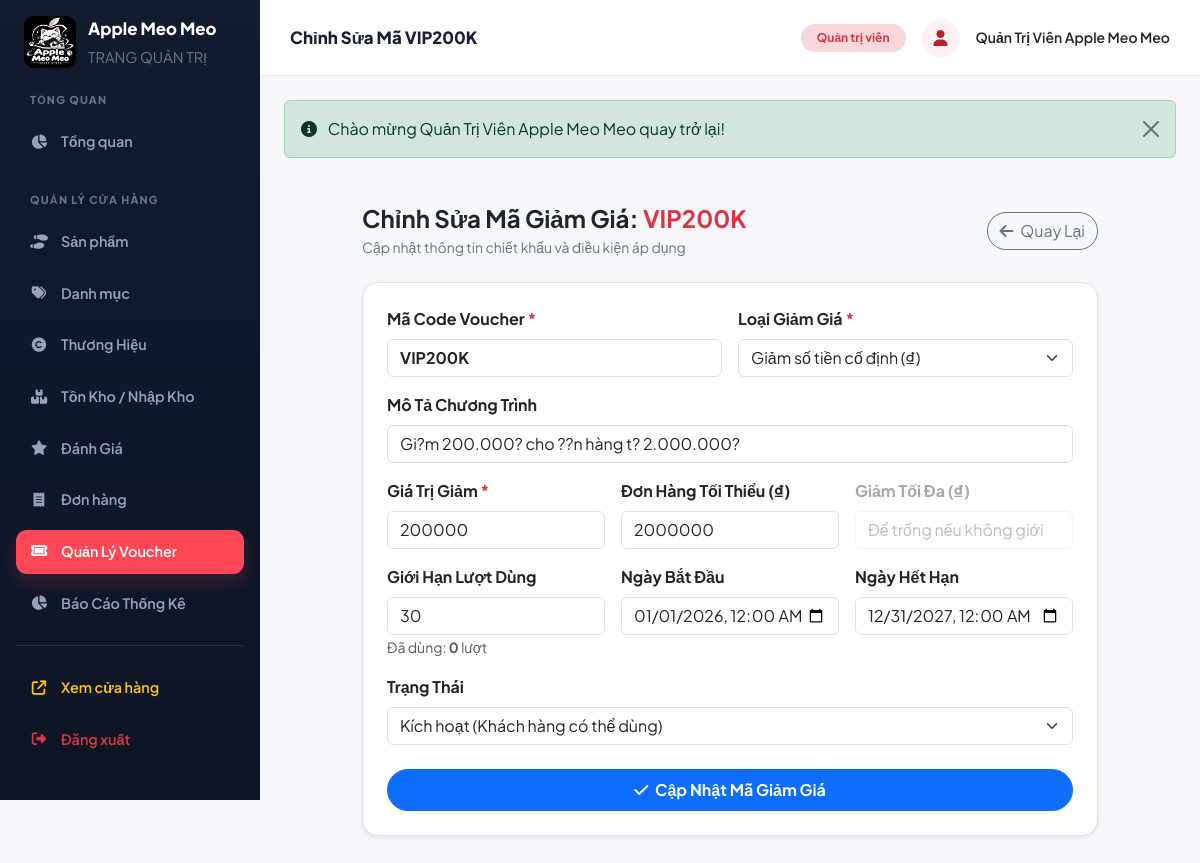
/index.php?act=admin-voucher-edit&id=3 (signed in), run on the app's committed database.
### tables this page shows
CREATE TABLE `vouchers` (
  `id` bigint unsigned NOT NULL AUTO_INCREMENT,
  `code` varchar(50) NOT NULL,
  `description` varchar(255) DEFAULT NULL,
  `discount_type` enum('fixed','percent') NOT NULL,
  `discount_value` decimal(12,2) NOT NULL,
  `min_order_value` decimal(12,2) NOT NULL DEFAULT '0.00',
  `max_discount` decimal(12,2) DEFAULT NULL,
  `usage_limit` int unsigned DEFAULT NULL,
  `used_count` int unsigned NOT NULL DEFAULT '0',
  `starts_at` datetime DEFAULT NULL,
  `ends_at` datetime DEFAULT NULL,
  `status` enum('active','inactive') NOT NULL DEFAULT 'active',
  `created_at` timestamp NULL DEFAULT CURRENT_TIMESTAMP,
  PRIMARY KEY (`id`),
  UNIQUE KEY `code` (`code`)
);

### app/Core/BaseController.php (called while the page is built, shortened)
<?php
abstract class BaseController
{
    protected function adminView(string $viewPath, array $data = []): void
    {
        extract($data);
        $viewFile = __DIR__ . '/../Views/admin/' . $viewPath . '.php';
        require_once $viewFile;
    }
}

### app/Controllers/Admin/VoucherController.php (called while the page is built, shortened)
<?php
class VoucherController extends BaseController
{
    private Voucher $voucherModel;
    public function __construct()
    {
        $this->voucherModel = new Voucher();
    }
    public function edit(): void
    {
        $id = (int)($_GET['id'] ?? 0);
        $voucher = $this->voucherModel->findById($id);
        $this->adminView('vouchers/edit', [
            'pageTitle' => 'Chỉnh Sửa Mã ' . $voucher['code'],
            'voucher'   => $voucher,
        ]);
    }
}

### index.php (called while the page is built, shortened)
<?php
spl_autoload_register(function (string $class): void {
    $prefix = 'App\\';
    $relativeClass = substr($class, strlen($prefix));
    $file = ROOT_PATH . '/app/' . str_replace('\\', DIRECTORY_SEPARATOR, $relativeClass) . '.php';
});
require_once ROOT_PATH . '/app/Core/Helper.php';
$router = new App\Core\Router();
$router->dispatch();

### config/database.php (called while the page is built)
<?php
return [
    'host'     => '127.0.0.1',
    'port'     => '3306',
    'dbname'   => 'bangiay2',
    'username' => 'root',
    'password' => '',
    'charset'  => 'utf8mb4',
    'options'  => [
        PDO::ATTR_ERRMODE            => PDO::ERRMODE_EXCEPTION,
        PDO::ATTR_DEFAULT_FETCH_MODE => PDO::FETCH_ASSOC,
        PDO::ATTR_EMULATE_PREPARES   => false,
        PDO::MYSQL_ATTR_INIT_COMMAND => "SET sql_mode=(SELECT REPLACE(@@sql_mode,'ONLY_FULL_GROUP_BY',''))",
    ],
];

### app/Core/Database.php (called while the page is built, shortened)
<?php
class Database
{
    private static ?PDO $instance = null;
    public static function getConnection(): PDO
    {
        if (self::$instance === null) {
            $config = require __DIR__ . '/../../config/database.php';
            $dsn = sprintf(
                'mysql:host=%s;port=%s;dbname=%s;charset=%s',
                $config['host'],
                $config['port'],
                $config['dbname'],
                $config['charset']
            );
            try {
                self::$instance = new PDO(
                    $dsn,
                    $config['username'],
                    $config['password'],
                    $config['options']
                );
            } catch (PDOException $e) {
                die('Lỗi kết nối cơ sở dữ liệu: ' . $e->getMessage());
            }
        }
        return self::$instance;
    }
}

### app/Models/Voucher.php (called while the page is built, shortened)
<?php
class Voucher extends BaseModel
{
    public function findById(int $id): ?array
    {
        $sql = "SELECT * FROM vouchers WHERE id = :id";
        return $this->fetch($sql, ['id' => $id]);
    }
}

### app/Core/BaseModel.php (called while the page is built, shortened)
<?php
abstract class BaseModel
{
    protected PDO $db;
    public function __construct()
    {
        $this->db = Database::getConnection();
    }
    public function query(string $sql, array $params = []): PDOStatement
    {
        $stmt = $this->db->prepare($sql);
        $stmt->execute($params);
        return $stmt;
    }
    public function fetch(string $sql, array $params = []): ?array
    {
        $result = $this->query($sql, $params)->fetch();
        return $result ?: null;
    }
}

### app/Core/Helper.php (called while the page is built, shortened)
<?php
if (!function_exists('base_url')) {
    function base_url(string $path = ''): string
    {
        static $baseUrl = null;
        if ($baseUrl === null) {
            $config = require __DIR__ . '/../../config/app.php';
            if (!empty($config['base_url'])) {
                $baseUrl = rtrim($config['base_url'], '/');
            } elseif (PHP_SAPI === 'cli') {
                $baseUrl = 'http://localhost/www/ban%20giay2';
            } else {
                $protocol = (!empty($_SERVER['HTTPS']) && $_SERVER['HTTPS'] !== 'off') ? 'https://' : 'http://';
                $host = $_SERVER['HTTP_HOST'] ?? 'localhost';
                $scriptName = str_replace('\\', '/', dirname($_SERVER['SCRIPT_NAME'] ?? ''));
                $scriptDir = ($scriptName === '/' || $scriptName === '.') ? '' : $scriptName;
                $baseUrl = rtrim($protocol . $host . $scriptDir, '/');
            }
        }
        return $baseUrl . ($path ? '/' . ltrim($path, '/') : '');
    }
}
if (!function_exists('route_url')) {
    function route_url(string $act = '', array $params = []): string
    {
        $query = [];
        if ($act !== '') {
            $query['act'] = $act;
        }
        $queryString = http_build_query($query);
        return base_url($queryString ? 'index.php?' . $queryString : '');
    }
}

### app/Views/admin/vouchers/edit.php (the view, shortened to what this page needs)
<div class="container-fluid" style="max-width: 760px;">
    <div class="d-flex justify-content-between align-items-center mb-4">
        <div>
            <h4 class="fw-bold mb-1">Chỉnh Sửa Mã Giảm Giá: <span class="text-danger"><?= htmlspecialchars($voucher['code']) ?></span></h4>
            <p class="text-secondary small mb-0">Cập nhật thông tin chiết khấu và điều kiện áp dụng</p>
        </div>
        <a href="<?= route_url('admin-vouchers') ?>" class="btn btn-outline-secondary rounded-pill">
            <i class="fa-solid fa-arrow-left me-1"></i> Quay Lại
        </a>
    </div>
    <div class="bg-white p-4 rounded-4 border shadow-sm">
        <form action="<?= route_url('admin-voucher-update') ?>" method="POST">
            <div class="row g-3 mb-3">
                <div class="col-md-6">
                    <label class="form-label fw-bold">Mã Code Voucher <span class="text-danger">*</span></label>
                    <input type="text" name="code" class="form-control text-uppercase fw-bold" value="<?= htmlspecialchars($voucher['code']) ?>" required>
                </div>
                <div class="col-md-6">
                    <label class="form-label fw-bold">Loại Giảm Giá <span class="text-danger">*</span></label>
                    <select name="discount_type" id="discountType" class="form-select" onchange="toggleDiscountFields()">
                        <option value="fixed" <?= ($voucher['discount_type'] === 'fixed') ? 'selected' : '' ?>>Giảm số tiền cố định (₫)</option>
                    </select>
                </div>
            </div>
            <div class="mb-3">
                <label class="form-label fw-bold">Mô Tả Chương Trình</label>
                <input type="text" name="description" class="form-control" value="<?= htmlspecialchars($voucher['description'] ?? '') ?>">
            </div>
            <div class="row g-3 mb-3">
                <div class="col-md-4">
                    <label class="form-label fw-bold">Giá Trị Giảm <span class="text-danger">*</span></label>
                    <input type="number" step="any" name="discount_value" class="form-control" value="<?= (float)$voucher['discount_value'] ?>" required>
                </div>
                <div class="col-md-4">
                    <label class="form-label fw-bold">Đơn Hàng Tối Thiểu (₫)</label>
                    <input type="number" name="min_order_value" class="form-control" value="<?= (float)$voucher['min_order_value'] ?>">
                </div>
                <div class="col-md-4" id="maxDiscountCol">
                    <label class="form-label fw-bold">Giảm Tối Đa (₫)</label>
                    <input type="number" name="max_discount" class="form-control" value="<?= !empty($voucher['max_discount']) ? (float)$voucher['max_discount'] : '' ?>" placeholder="Để trống nếu không giới hạn">
                </div>
            </div>
            <div class="row g-3 mb-3">
                <div class="col-md-4">
                    <label class="form-label fw-bold">Giới Hạn Lượt Dùng</label>
                    <input type="number" name="usage_limit" class="form-control" value="<?= $voucher['usage_limit'] ?? '' ?>" placeholder="Để trống nếu vô hạn">
                    <small class="text-muted">Đã dùng: <strong><?= $voucher['used_count'] ?></strong> lượt</small>
                </div>
                <div class="col-md-4">
                    <label class="form-label fw-bold">Ngày Bắt Đầu</label>
                    <input type="datetime-local" name="starts_at" class="form-control" value="<?= !empty($voucher['starts_at']) ? date('Y-m-d\TH:i', strtotime($voucher['starts_at'])) : '' ?>">
                </div>
                <div class="col-md-4">
                    <label class="form-label fw-bold">Ngày Hết Hạn</label>
                    <input type="datetime-local" name="ends_at" class="form-control" value="<?= !empty($voucher['ends_at']) ? date('Y-m-d\TH:i', strtotime($voucher['ends_at'])) : '' ?>">
                </div>
            </div>
            <div class="mb-4">
                <label class="form-label fw-bold">Trạng Thái</label>
                <select name="status" class="form-select">
                    <option value="active" <?= ($voucher['status'] === 'active') ? 'selected' : '' ?>>Kích hoạt (Khách hàng có thể dùng)</option>
                </select>
            </div>
            <button type="submit" class="btn btn-primary rounded-pill px-4 py-2 fw-bold w-100">
                <i class="fa-solid fa-check me-1"></i> Cập Nhật Mã Giảm Giá
            </button>
        </form>
    </div>
</div>

### app/Views/layouts/admin_header.php (style rules this page uses)
:root { --admin-primary: #ff4757; --admin-ink: #172033; --admin-muted: #718096; --admin-border: #e8edf4; --admin-canvas: #f5f7fb; }
body { min-height: 100vh; background: var(--admin-canvas); font-family: 'Plus Jakarta Sans', sans-serif; }

### data on the page
vouchers: code "VIP200K", discount_type "Giảm số tiền cố định (₫)", description "Gi?m 200.000? cho ??n hàng t? 2.000.000?", discount_value "200000", min_order_value "2000000", usage_limit "30", used_count "0", starts_at "01/01/2026 00:00", ends_at "12/31/2027 00:00", status "Kích hoạt (Khách hàng có thể dùng)"

### other printed values
$pageTitle "Chỉnh Sửa Mã VIP200K"
auth()['full_name'] "Quản Trị Viên Apple Meo Meo"
$flash['message'] "Chào mừng Quản Trị Viên Apple Meo Meo quay trở lại!"
